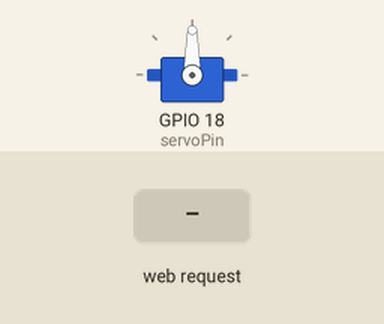
Recording of a sketch running on a simulated ESP32. Parts: servo. Inputs (shaded band) come from the test bench. WiFi joins after 1.5 s; servers stay silent unless stated; what the sketch prints to the serial monitor is not drawn.

Above: at 2.7 s.
2.8 s: HTTP request GET /lock received
At 4.0 s:
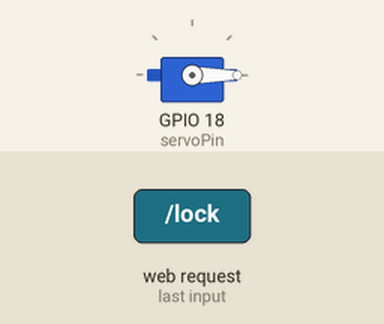
4.3 s: HTTP request GET /unlock received
At 5.3 s:
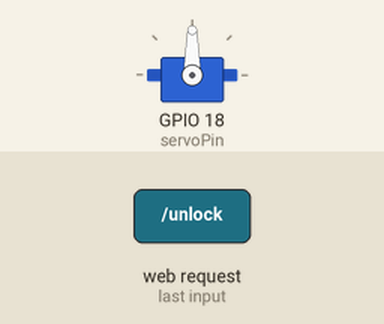
Timing chart, 0 to 7.3 s (numbered marks = the images above; inputs shaded):
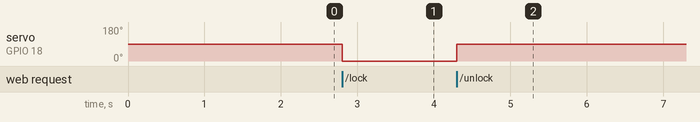

Measured:
- after the input at 2.8 s, servo on GPIO 18 (servoPin): 90° → 0° at once
- after the input at 4.3 s, servo on GPIO 18 (servoPin): 0° → 90° at once

The sketch:

smartServo_basic.ino
```cpp
#include <WiFi.h>
#include <WebServer.h>
#include <ESP32Servo.h>

const char* ssid = "YOUR_WIFI";
const char* password = "YOUR_PASSWORD";

WebServer server(80);
Servo servoMotor;

const int servoPin = 18;
int currentAngle = 90;

void handleRoot() {
  String html = "";
  html += "<!DOCTYPE html><html>";
  html += "<head><title>Smart Servo Controller</title>";
  html += "<meta name='viewport' content='width=device-width, initial-scale=1'>";
  html += "<style>body{font-family:Arial;text-align:center;margin-top:50px;background:#f4f4f4;}";
  html += ".box{background:white;padding:30px;border-radius:12px;display:inline-block;box-shadow:0 4px 12px #ccc;}";
  html += "button{padding:15px 30px;margin:10px;font-size:18px;border:none;border-radius:8px;cursor:pointer;}";
  html += ".lock{background:#ef4444;color:white;}.unlock{background:#22c55e;color:white;}</style></head>";
  html += "<body><div class='box'><h1>Smart Servo Controller</h1>";
  html += "<p>Current Angle: " + String(currentAngle) + " degrees</p>";
  html += "<a href='/lock'><button class='lock'>LOCK</button></a>";
  html += "<a href='/unlock'><button class='unlock'>UNLOCK</button></a>";
  html += "</div></body></html>";
  server.send(200, "text/html", html);
}

void handleLock() {
  currentAngle = 0;
  servoMotor.write(currentAngle);
  server.sendHeader("Location", "/");
  server.send(303);
}

void handleUnlock() {
  currentAngle = 90;
  servoMotor.write(currentAngle);
  server.sendHeader("Location", "/");
  server.send(303);
}

void setup() {
  Serial.begin(115200);
  servoMotor.attach(servoPin);
  servoMotor.write(currentAngle);

  WiFi.begin(ssid, password);
  Serial.print("Connecting to WiFi");
  while (WiFi.status() != WL_CONNECTED) {
    delay(500);
    Serial.print(".");
  }

  Serial.println();
  Serial.println("Connected to WiFi");
  Serial.print("ESP32 IP Address: ");
  Serial.println(WiFi.localIP());

  server.on("/", handleRoot);
  server.on("/lock", handleLock);
  server.on("/unlock", handleUnlock);
  server.begin();
}

void loop() {
  server.handleClient();
}
```
